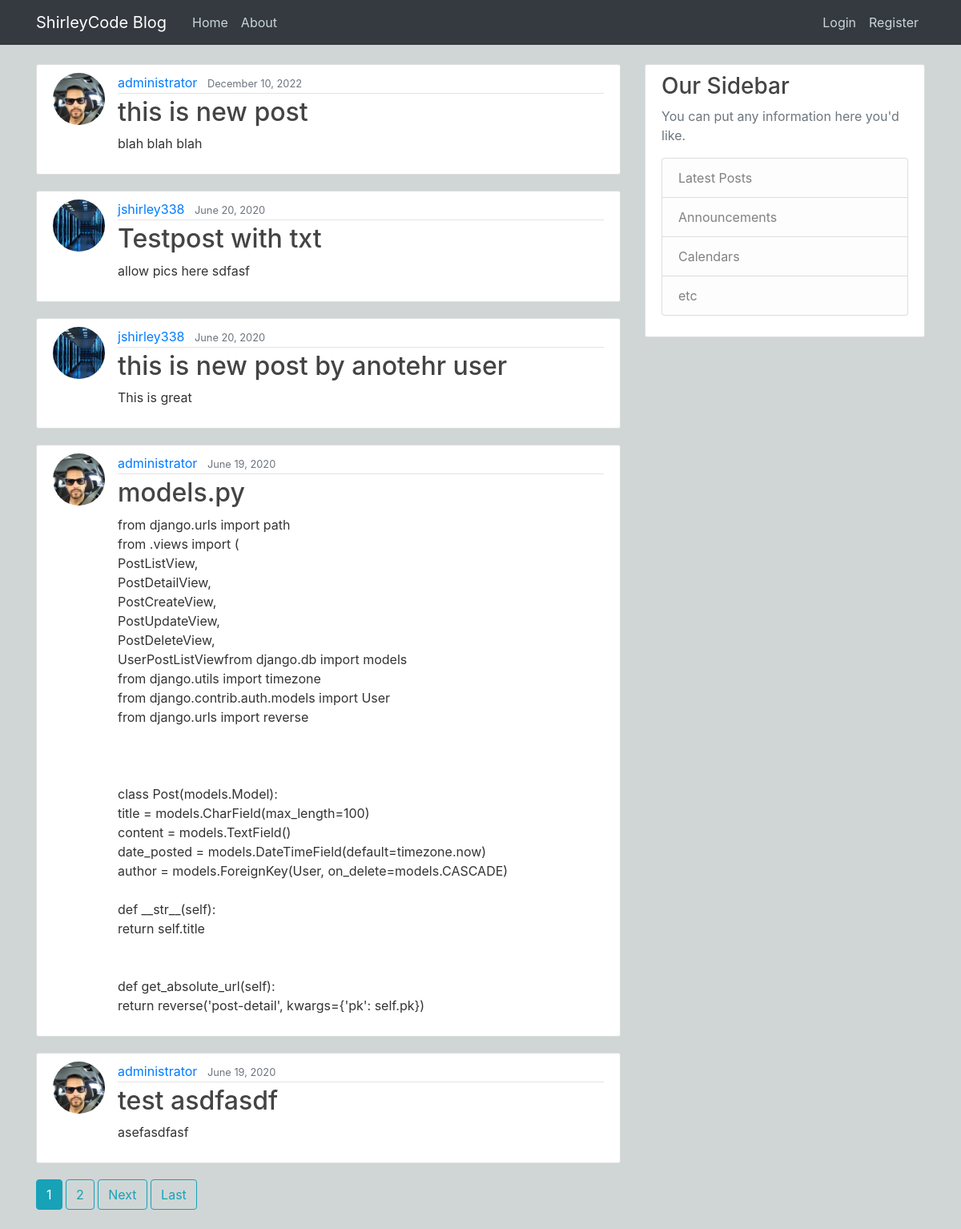
The page / on the database its author committed.
### blog/models.py (models this page shows, shortened)
class Post(models.Model):
    title =  models.CharField(max_length=100)
    content = models.TextField()
    date_posted = models.DateTimeField(default=timezone.now)
    author = models.ForeignKey(User, on_delete=models.CASCADE)

### users/models.py (models this page shows, shortened)
class Profile(models.Model):
    user = models.OneToOneField(User, on_delete=models.CASCADE)
    image = models.ImageField(default='default.jpg', upload_to='profile_pics')

### blog/views.py (the view)
# urls.py: path('', PostListView.as_view(), name='blog-home'),
class PostListView(ListView):
    model = Post
    template_name = 'blog/home.html'  # <app>/<model>_<viewtype>.html
    context_object_name = 'posts'
    ordering = ['-date_posted']
    paginate_by = 5

### blog/templates/blog/home.html (shortened to what this page needs)
{% extends "blog/base.html" %}
{% block content %}
    {% for post in posts %}
        <article class="media content-section">
          <img class="rounded-circle article-img" src="{{ post.author.profile.image.url }}">
          <div class="media-body">
            <div class="article-metadata">
              <a class="mr-2" href="{% url 'user-posts' post.author.username %}">{{ post.author }}</a>
              <small class="text-muted">{{ post.date_posted|date:"F d, Y" }}</small>
            </div>
            <h2><a class="article-title" href="{% url 'post-detail' post.id %}">{{ post.title }}</a></h2>
            <p class="article-content">{{ post.content }}</p>
          </div>
        </article>
    {% endfor %}
    {% if is_paginated %}
      {% for num in page_obj.paginator.page_range %}
        {% if page_obj.number == num %}
          <a class="btn btn-info mb-4" href="?page={{ num }}">{{ num }}</a>
        {% elif num > page_obj.number|add:'-3' and num < page_obj.number|add:'3' %}
          <a class="btn btn-outline-info mb-4" href="?page={{ num }}">{{ num }}</a>
        {% endif %}
      {% endfor %}
      {% if page_obj.has_next %}
        <a class="btn btn-outline-info mb-4" href="?page={{ page_obj.next_page_number }}">Next</a>
        <a class="btn btn-outline-info mb-4" href="?page={{ page_obj.paginator.num_pages }}">Last</a>
      {% endif %}
    {% endif %}
{% endblock content %}

### blog/templates/blog/base.html (shortened to what this page needs)
{% load static %}
<!DOCTYPE html>
<html>
<head>
    <link rel="stylesheet" href="https://maxcdn.bootstrapcdn.com/bootstrap/4.0.0/css/bootstrap.min.css">
    <link rel="stylesheet" type="text/css" href="{% static 'blog/main.css' %}">
</head>
<body style="background-color: rgb(208, 214, 214);">
    <header class="site-header">
      <nav class="navbar navbar-expand-md navbar-dark bg-dark fixed-top">
        <div class="container">
          <a class="navbar-brand mr-4" href="{% url 'blog-home' %}">ShirleyCode Blog</a>
          <div class="collapse navbar-collapse" id="navbarColor02">
            <div class="navbar-nav mr-auto">
              <a class="nav-item nav-link" href="{% url 'blog-home' %}">Home</a><span class="sr-only">(current)</span></a>
              <a class="nav-item nav-link" href="{% url 'blog-about' %}">About</a>
            </div>
            <div class="navbar-nav">
              {% if user.is_authenticated %}
              <a class="nav-item nav-link" href="{% url 'post-create' %}">New Post</a>
                <a class="nav-item nav-link" href="{% url 'profile' %}">Profile</a>
                  <a class="nav-item nav-link" href="{% url 'login' %}">Login</a>
                <a class="nav-item nav-link" href="{% url 'logout' %}">Logout</a>
              {% else %}
                <a class="nav-item nav-link" href="{% url 'login' %}">Login</a>
                <a class="nav-item nav-link" href="{% url 'register' %}">Register</a>
              {% endif %}
            </div>
          </div>
        </div>
      </nav>
    </header>
    <main role="main" class="container">
      <div class="row">
        <div class="col-md-8">
          {% block content %}{% endblock %}
        </div>
        <div class="col-md-4">
          <div class="content-section">
            <h3>Our Sidebar</h3>
            <p class='text-muted'>You can put any information here you'd like.
              <ul class="list-group">
                <li class="list-group-item list-group-item-light">Latest Posts</li>
                <li class="list-group-item list-group-item-light">Announcements</li>
                <li class="list-group-item list-group-item-light">Calendars</li>
                <li class="list-group-item list-group-item-light">etc</li>
              </ul>
            </p>
          </div>
        </div>
      </div>
    </main>
</body>
</html>

### blog/static/blog/main.css (style rules this page uses)
body { background: #fafafa; color: #333333; margin-top: 5rem; }
h1, h2, h3, h4, h5, h6 { color: #444444; }
ul { margin: 0; }
.site-header .navbar-nav .nav-link { color: #cbd5db; }
.content-section { background: #ffffff; padding: 10px 20px; border: 1px solid #dddddd; border-radius: 3px; margin-bottom: 20px; }
.article-title { color: #444444; }
.article-content { white-space: pre-line; }
.article-img { height: 65px; width: 65px; margin-right: 16px; }
.article-metadata { padding-bottom: 1px; margin-bottom: 4px; border-bottom: 1px solid #e3e3e3 }

### rows shown on the page
Post: author.profile.image (picture), author "administrator", date_posted "December 10, 2022", title "this is new post", content "blah blah blah"
Post: author.profile.image (picture), author "jshirley338", date_posted "June 20, 2020", title "Testpost with txt", content "allow pics here sdfasf"
Post: author.profile.image (picture), author "jshirley338", date_posted "June 20, 2020", title "this is new post by anotehr user", content "This is great"
Post: author.profile.image (picture), author "administrator", date_posted "June 19, 2020", title "models.py", content "from django.urls import path from .views import ( PostListView, PostDetailView, PostCreateView, PostUpdateView, PostDeleteView, UserPostListViewfrom django.db import models from django.utils import timezone from django.contrib.auth.models import User from django.urls import reverse class Post(models.Model): title = models.CharField(max_length=100) content = models.TextField() date_posted = models.DateTimeField(default=timezone.now) author = models.ForeignKey(User, on_delete=models.CASCADE) def __str__(self): return self.title def get_absolute_url(self): return reverse('post-detail', kwargs={'pk': self.pk})"
Post: author.profile.image (picture), author "administrator", date_posted "June 19, 2020", title "test asdfasdf", content "asefasdfasf"

### other values the page prints
{{ num }} "1"
{{ num }} "2"
